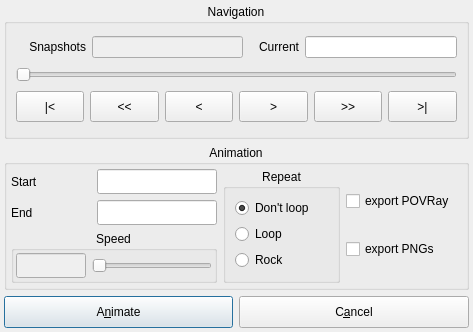
<ui version="4.0" >
 <class>SnapshotVisualisationDialogData</class>
 <widget class="QDialog" name="SnapshotVisualisationDialogData" >
  <property name="geometry" >
   <rect>
    <x>0</x>
    <y>0</y>
    <width>473</width>
    <height>332</height>
   </rect>
  </property>
  <property name="minimumSize" >
   <size>
    <width>0</width>
    <height>0</height>
   </size>
  </property>
  <property name="maximumSize" >
   <size>
    <width>3900</width>
    <height>3400</height>
   </size>
  </property>
  <property name="windowTitle" >
   <string>Snapshot Visualisation</string>
  </property>
  <layout class="QGridLayout" >
   <property name="margin" >
    <number>4</number>
   </property>
   <property name="spacing" >
    <number>6</number>
   </property>
   <item row="0" column="0" colspan="2" >
    <widget class="QGroupBox" name="sliderBox" >
     <property name="title" >
      <string>Navigation</string>
     </property>
     <property name="alignment" >
      <set>Qt::AlignHCenter</set>
     </property>
     <layout class="QGridLayout" >
      <property name="margin" >
       <number>9</number>
      </property>
      <property name="spacing" >
       <number>6</number>
      </property>
      <item row="2" column="0" colspan="4" >
       <layout class="QHBoxLayout" >
        <property name="margin" >
         <number>0</number>
        </property>
        <property name="spacing" >
         <number>6</number>
        </property>
        <item>
         <widget class="QPushButton" name="firstSnapshotButton" >
          <property name="sizePolicy" >
           <sizepolicy>
            <hsizetype>7</hsizetype>
            <vsizetype>0</vsizetype>
            <horstretch>0</horstretch>
            <verstretch>0</verstretch>
           </sizepolicy>
          </property>
          <property name="minimumSize" >
           <size>
            <width>21</width>
            <height>31</height>
           </size>
          </property>
          <property name="toolTip" >
           <string>First snapshot</string>
          </property>
          <property name="text" >
           <string>|&lt;</string>
          </property>
         </widget>
        </item>
        <item>
         <widget class="QPushButton" name="tenBackwardButton" >
          <property name="sizePolicy" >
           <sizepolicy>
            <hsizetype>7</hsizetype>
            <vsizetype>0</vsizetype>
            <horstretch>0</horstretch>
            <verstretch>0</verstretch>
           </sizepolicy>
          </property>
          <property name="minimumSize" >
           <size>
            <width>21</width>
            <height>31</height>
           </size>
          </property>
          <property name="text" >
           <string>&lt;&lt;</string>
          </property>
         </widget>
        </item>
        <item>
         <widget class="QPushButton" name="oneBackwardButton" >
          <property name="sizePolicy" >
           <sizepolicy>
            <hsizetype>7</hsizetype>
            <vsizetype>0</vsizetype>
            <horstretch>0</horstretch>
            <verstretch>0</verstretch>
           </sizepolicy>
          </property>
          <property name="minimumSize" >
           <size>
            <width>21</width>
            <height>31</height>
           </size>
          </property>
          <property name="toolTip" >
           <string>One snapshot backwards</string>
          </property>
          <property name="text" >
           <string>&lt;</string>
          </property>
         </widget>
        </item>
        <item>
         <widget class="QPushButton" name="oneForwardButton" >
          <property name="sizePolicy" >
           <sizepolicy>
            <hsizetype>7</hsizetype>
            <vsizetype>0</vsizetype>
            <horstretch>0</horstretch>
            <verstretch>0</verstretch>
           </sizepolicy>
          </property>
          <property name="minimumSize" >
           <size>
            <width>21</width>
            <height>31</height>
           </size>
          </property>
          <property name="toolTip" >
           <string>One snapshot further</string>
          </property>
          <property name="text" >
           <string>></string>
          </property>
         </widget>
        </item>
        <item>
         <widget class="QPushButton" name="tenForwardButton" >
          <property name="sizePolicy" >
           <sizepolicy>
            <hsizetype>7</hsizetype>
            <vsizetype>0</vsizetype>
            <horstretch>0</horstretch>
            <verstretch>0</verstretch>
           </sizepolicy>
          </property>
          <property name="minimumSize" >
           <size>
            <width>21</width>
            <height>31</height>
           </size>
          </property>
          <property name="text" >
           <string>>></string>
          </property>
         </widget>
        </item>
        <item>
         <widget class="QPushButton" name="lastSnapshotButton" >
          <property name="sizePolicy" >
           <sizepolicy>
            <hsizetype>7</hsizetype>
            <vsizetype>0</vsizetype>
            <horstretch>0</horstretch>
            <verstretch>0</verstretch>
           </sizepolicy>
          </property>
          <property name="minimumSize" >
           <size>
            <width>21</width>
            <height>31</height>
           </size>
          </property>
          <property name="toolTip" >
           <string>Last snapshot</string>
          </property>
          <property name="text" >
           <string>>|</string>
          </property>
         </widget>
        </item>
       </layout>
      </item>
      <item row="0" column="2" >
       <widget class="QLabel" name="TextLabel2_2" >
        <property name="minimumSize" >
         <size>
          <width>50</width>
          <height>0</height>
         </size>
        </property>
        <property name="text" >
         <string>Current</string>
        </property>
        <property name="alignment" >
         <set>Qt::AlignRight|Qt::AlignTrailing|Qt::AlignVCenter</set>
        </property>
       </widget>
      </item>
      <item row="1" column="0" colspan="4" >
       <widget class="QSlider" name="snapShotSlider" >
        <property name="minimumSize" >
         <size>
          <width>360</width>
          <height>0</height>
         </size>
        </property>
        <property name="cursor" >
         <cursor>0</cursor>
        </property>
        <property name="minimum" >
         <number>1</number>
        </property>
        <property name="pageStep" >
         <number>5</number>
        </property>
        <property name="orientation" >
         <enum>Qt::Horizontal</enum>
        </property>
        <property name="tickInterval" >
         <number>20</number>
        </property>
       </widget>
      </item>
      <item row="0" column="0" >
       <widget class="QLabel" name="TextLabel2" >
        <property name="minimumSize" >
         <size>
          <width>70</width>
          <height>0</height>
         </size>
        </property>
        <property name="text" >
         <string>Snapshots</string>
        </property>
        <property name="alignment" >
         <set>Qt::AlignRight|Qt::AlignTrailing|Qt::AlignVCenter</set>
        </property>
       </widget>
      </item>
      <item row="0" column="1" >
       <widget class="QLineEdit" name="numberOfSnapshots" >
        <property name="enabled" >
         <bool>false</bool>
        </property>
        <property name="minimumSize" >
         <size>
          <width>90</width>
          <height>0</height>
         </size>
        </property>
        <property name="readOnly" >
         <bool>true</bool>
        </property>
       </widget>
      </item>
      <item row="0" column="3" >
       <widget class="QLineEdit" name="currentSnapshot" >
        <property name="enabled" >
         <bool>true</bool>
        </property>
        <property name="minimumSize" >
         <size>
          <width>90</width>
          <height>0</height>
         </size>
        </property>
        <property name="readOnly" >
         <bool>true</bool>
        </property>
       </widget>
      </item>
     </layout>
    </widget>
   </item>
   <item row="2" column="1" >
    <widget class="QPushButton" name="cancelButton" >
     <property name="minimumSize" >
      <size>
       <width>180</width>
       <height>32</height>
      </size>
     </property>
     <property name="toolTip" >
      <string>Close window</string>
     </property>
     <property name="text" >
      <string>C&amp;ancel</string>
     </property>
     <property name="shortcut" >
      <string>Alt+A</string>
     </property>
    </widget>
   </item>
   <item row="2" column="0" >
    <widget class="QPushButton" name="animateButton" >
     <property name="minimumSize" >
      <size>
       <width>180</width>
       <height>32</height>
      </size>
     </property>
     <property name="toolTip" >
      <string>Play snapshots </string>
     </property>
     <property name="text" >
      <string>A&amp;nimate</string>
     </property>
     <property name="shortcut" >
      <string>Alt+N</string>
     </property>
     <property name="default" >
      <bool>true</bool>
     </property>
    </widget>
   </item>
   <item row="1" column="0" colspan="2" >
    <widget class="QGroupBox" name="groupBox2" >
     <property name="title" >
      <string>Animation</string>
     </property>
     <property name="alignment" >
      <set>Qt::AlignHCenter</set>
     </property>
     <layout class="QGridLayout" >
      <property name="margin" >
       <number>4</number>
      </property>
      <property name="spacing" >
       <number>6</number>
      </property>
      <item row="0" column="1" >
       <widget class="QGroupBox" name="groupBox10" >
        <property name="title" >
         <string>Repeat</string>
        </property>
        <property name="alignment" >
         <set>Qt::AlignHCenter</set>
        </property>
        <layout class="QGridLayout" >
         <property name="margin" >
          <number>9</number>
         </property>
         <property name="spacing" >
          <number>6</number>
         </property>
         <item row="2" column="0" >
          <widget class="QRadioButton" name="rockLoopButton" >
           <property name="enabled" >
            <bool>true</bool>
           </property>
           <property name="text" >
            <string>Rock</string>
           </property>
          </widget>
         </item>
         <item row="1" column="0" >
          <widget class="QRadioButton" name="forwardLoopButton" >
           <property name="enabled" >
            <bool>true</bool>
           </property>
           <property name="text" >
            <string>Loop</string>
           </property>
           <property name="checked" >
            <bool>false</bool>
           </property>
          </widget>
         </item>
         <item row="0" column="0" >
          <widget class="QRadioButton" name="noLoopButton" >
           <property name="text" >
            <string>Don't loop</string>
           </property>
           <property name="checked" >
            <bool>true</bool>
           </property>
          </widget>
         </item>
        </layout>
       </widget>
      </item>
      <item row="0" column="0" >
       <layout class="QGridLayout" >
        <property name="margin" >
         <number>0</number>
        </property>
        <property name="spacing" >
         <number>6</number>
        </property>
        <item row="0" column="0" >
         <widget class="QLabel" name="TextLabel2_3" >
          <property name="minimumSize" >
           <size>
            <width>80</width>
            <height>0</height>
           </size>
          </property>
          <property name="maximumSize" >
           <size>
            <width>80</width>
            <height>32767</height>
           </size>
          </property>
          <property name="text" >
           <string>Start</string>
          </property>
         </widget>
        </item>
        <item row="1" column="1" >
         <widget class="QLineEdit" name="endSnapshot" >
          <property name="minimumSize" >
           <size>
            <width>120</width>
            <height>25</height>
           </size>
          </property>
          <property name="maximumSize" >
           <size>
            <width>100</width>
            <height>32767</height>
           </size>
          </property>
         </widget>
        </item>
        <item row="1" column="0" >
         <widget class="QLabel" name="TextLabel2_4" >
          <property name="minimumSize" >
           <size>
            <width>80</width>
            <height>0</height>
           </size>
          </property>
          <property name="maximumSize" >
           <size>
            <width>80</width>
            <height>32767</height>
           </size>
          </property>
          <property name="text" >
           <string>End</string>
          </property>
         </widget>
        </item>
        <item row="0" column="1" >
         <widget class="QLineEdit" name="startSnapshot" >
          <property name="minimumSize" >
           <size>
            <width>120</width>
            <height>25</height>
           </size>
          </property>
          <property name="maximumSize" >
           <size>
            <width>100</width>
            <height>32767</height>
           </size>
          </property>
         </widget>
        </item>
        <item row="2" column="0" colspan="2" >
         <widget class="QGroupBox" name="groupBox4" >
          <property name="title" >
           <string>Speed</string>
          </property>
          <property name="alignment" >
           <set>Qt::AlignHCenter</set>
          </property>
          <layout class="QGridLayout" >
           <property name="margin" >
            <number>2</number>
           </property>
           <property name="spacing" >
            <number>6</number>
           </property>
           <item row="0" column="0" >
            <widget class="QLineEdit" name="animationSpeedLineEdit" >
             <property name="enabled" >
              <bool>false</bool>
             </property>
             <property name="maximumSize" >
              <size>
               <width>80</width>
               <height>32767</height>
              </size>
             </property>
             <property name="palette" >
              <palette>
               <active>
                <colorrole role="WindowText" >
                 <brush brushstyle="SolidPattern" >
                  <color alpha="255" >
                   <red>0</red>
                   <green>0</green>
                   <blue>0</blue>
                  </color>
                 </brush>
                </colorrole>
                <colorrole role="Button" >
                 <brush brushstyle="SolidPattern" >
                  <color alpha="255" >
                   <red>221</red>
                   <green>223</green>
                   <blue>228</blue>
                  </color>
                 </brush>
                </colorrole>
                <colorrole role="Light" >
                 <brush brushstyle="SolidPattern" >
                  <color alpha="255" >
                   <red>255</red>
                   <green>255</green>
                   <blue>255</blue>
                  </color>
                 </brush>
                </colorrole>
                <colorrole role="Midlight" >
                 <brush brushstyle="SolidPattern" >
                  <color alpha="255" >
                   <red>255</red>
                   <green>255</green>
                   <blue>255</blue>
                  </color>
                 </brush>
                </colorrole>
                <colorrole role="Dark" >
                 <brush brushstyle="SolidPattern" >
                  <color alpha="255" >
                   <red>85</red>
                   <green>85</green>
                   <blue>85</blue>
                  </color>
                 </brush>
                </colorrole>
                <colorrole role="Mid" >
                 <brush brushstyle="SolidPattern" >
                  <color alpha="255" >
                   <red>199</red>
                   <green>199</green>
                   <blue>199</blue>
                  </color>
                 </brush>
                </colorrole>
                <colorrole role="Text" >
                 <brush brushstyle="SolidPattern" >
                  <color alpha="255" >
                   <red>0</red>
                   <green>0</green>
                   <blue>0</blue>
                  </color>
                 </brush>
                </colorrole>
                <colorrole role="BrightText" >
                 <brush brushstyle="SolidPattern" >
                  <color alpha="255" >
                   <red>255</red>
                   <green>255</green>
                   <blue>255</blue>
                  </color>
                 </brush>
                </colorrole>
                <colorrole role="ButtonText" >
                 <brush brushstyle="SolidPattern" >
                  <color alpha="255" >
                   <red>0</red>
                   <green>0</green>
                   <blue>0</blue>
                  </color>
                 </brush>
                </colorrole>
                <colorrole role="Base" >
                 <brush brushstyle="SolidPattern" >
                  <color alpha="255" >
                   <red>255</red>
                   <green>255</green>
                   <blue>255</blue>
                  </color>
                 </brush>
                </colorrole>
                <colorrole role="Window" >
                 <brush brushstyle="SolidPattern" >
                  <color alpha="255" >
                   <red>239</red>
                   <green>239</green>
                   <blue>239</blue>
                  </color>
                 </brush>
                </colorrole>
                <colorrole role="Shadow" >
                 <brush brushstyle="SolidPattern" >
                  <color alpha="255" >
                   <red>0</red>
                   <green>0</green>
                   <blue>0</blue>
                  </color>
                 </brush>
                </colorrole>
                <colorrole role="Highlight" >
                 <brush brushstyle="SolidPattern" >
                  <color alpha="255" >
                   <red>103</red>
                   <green>141</green>
                   <blue>178</blue>
                  </color>
                 </brush>
                </colorrole>
                <colorrole role="HighlightedText" >
                 <brush brushstyle="SolidPattern" >
                  <color alpha="255" >
                   <red>255</red>
                   <green>255</green>
                   <blue>255</blue>
                  </color>
                 </brush>
                </colorrole>
                <colorrole role="Link" >
                 <brush brushstyle="SolidPattern" >
                  <color alpha="255" >
                   <red>0</red>
                   <green>0</green>
                   <blue>238</blue>
                  </color>
                 </brush>
                </colorrole>
                <colorrole role="LinkVisited" >
                 <brush brushstyle="SolidPattern" >
                  <color alpha="255" >
                   <red>82</red>
                   <green>24</green>
                   <blue>139</blue>
                  </color>
                 </brush>
                </colorrole>
                <colorrole role="AlternateBase" >
                 <brush brushstyle="SolidPattern" >
                  <color alpha="255" >
                   <red>232</red>
                   <green>232</green>
                   <blue>232</blue>
                  </color>
                 </brush>
                </colorrole>
               </active>
               <inactive>
                <colorrole role="WindowText" >
                 <brush brushstyle="SolidPattern" >
                  <color alpha="255" >
                   <red>0</red>
                   <green>0</green>
                   <blue>0</blue>
                  </color>
                 </brush>
                </colorrole>
                <colorrole role="Button" >
                 <brush brushstyle="SolidPattern" >
                  <color alpha="255" >
                   <red>221</red>
                   <green>223</green>
                   <blue>228</blue>
                  </color>
                 </brush>
                </colorrole>
                <colorrole role="Light" >
                 <brush brushstyle="SolidPattern" >
                  <color alpha="255" >
                   <red>255</red>
                   <green>255</green>
                   <blue>255</blue>
                  </color>
                 </brush>
                </colorrole>
                <colorrole role="Midlight" >
                 <brush brushstyle="SolidPattern" >
                  <color alpha="255" >
                   <red>255</red>
                   <green>255</green>
                   <blue>255</blue>
                  </color>
                 </brush>
                </colorrole>
                <colorrole role="Dark" >
                 <brush brushstyle="SolidPattern" >
                  <color alpha="255" >
                   <red>85</red>
                   <green>85</green>
                   <blue>85</blue>
                  </color>
                 </brush>
                </colorrole>
                <colorrole role="Mid" >
                 <brush brushstyle="SolidPattern" >
                  <color alpha="255" >
                   <red>199</red>
                   <green>199</green>
                   <blue>199</blue>
                  </color>
                 </brush>
                </colorrole>
                <colorrole role="Text" >
                 <brush brushstyle="SolidPattern" >
                  <color alpha="255" >
                   <red>0</red>
                   <green>0</green>
                   <blue>0</blue>
                  </color>
                 </brush>
                </colorrole>
                <colorrole role="BrightText" >
                 <brush brushstyle="SolidPattern" >
                  <color alpha="255" >
                   <red>255</red>
                   <green>255</green>
                   <blue>255</blue>
                  </color>
                 </brush>
                </colorrole>
                <colorrole role="ButtonText" >
                 <brush brushstyle="SolidPattern" >
                  <color alpha="255" >
                   <red>0</red>
                   <green>0</green>
                   <blue>0</blue>
                  </color>
                 </brush>
                </colorrole>
                <colorrole role="Base" >
                 <brush brushstyle="SolidPattern" >
                  <color alpha="255" >
                   <red>255</red>
                   <green>255</green>
                   <blue>255</blue>
                  </color>
                 </brush>
                </colorrole>
                <colorrole role="Window" >
                 <brush brushstyle="SolidPattern" >
                  <color alpha="255" >
                   <red>239</red>
                   <green>239</green>
                   <blue>239</blue>
                  </color>
                 </brush>
                </colorrole>
                <colorrole role="Shadow" >
                 <brush brushstyle="SolidPattern" >
                  <color alpha="255" >
                   <red>0</red>
                   <green>0</green>
                   <blue>0</blue>
                  </color>
                 </brush>
                </colorrole>
                <colorrole role="Highlight" >
                 <brush brushstyle="SolidPattern" >
                  <color alpha="255" >
                   <red>103</red>
                   <green>141</green>
                   <blue>178</blue>
                  </color>
                 </brush>
                </colorrole>
                <colorrole role="HighlightedText" >
                 <brush brushstyle="SolidPattern" >
                  <color alpha="255" >
                   <red>255</red>
                   <green>255</green>
                   <blue>255</blue>
                  </color>
                 </brush>
                </colorrole>
                <colorrole role="Link" >
                 <brush brushstyle="SolidPattern" >
                  <color alpha="255" >
                   <red>0</red>
                   <green>0</green>
                   <blue>238</blue>
                  </color>
                 </brush>
                </colorrole>
                <colorrole role="LinkVisited" >
                 <brush brushstyle="SolidPattern" >
                  <color alpha="255" >
                   <red>82</red>
                   <green>24</green>
                   <blue>139</blue>
                  </color>
                 </brush>
                </colorrole>
                <colorrole role="AlternateBase" >
                 <brush brushstyle="SolidPattern" >
                  <color alpha="255" >
                   <red>232</red>
                   <green>232</green>
                   <blue>232</blue>
                  </color>
                 </brush>
                </colorrole>
               </inactive>
               <disabled>
                <colorrole role="WindowText" >
                 <brush brushstyle="SolidPattern" >
                  <color alpha="255" >
                   <red>128</red>
                   <green>128</green>
                   <blue>128</blue>
                  </color>
                 </brush>
                </colorrole>
                <colorrole role="Button" >
                 <brush brushstyle="SolidPattern" >
                  <color alpha="255" >
                   <red>221</red>
                   <green>223</green>
                   <blue>228</blue>
                  </color>
                 </brush>
                </colorrole>
                <colorrole role="Light" >
                 <brush brushstyle="SolidPattern" >
                  <color alpha="255" >
                   <red>255</red>
                   <green>255</green>
                   <blue>255</blue>
                  </color>
                 </brush>
                </colorrole>
                <colorrole role="Midlight" >
                 <brush brushstyle="SolidPattern" >
                  <color alpha="255" >
                   <red>255</red>
                   <green>255</green>
                   <blue>255</blue>
                  </color>
                 </brush>
                </colorrole>
                <colorrole role="Dark" >
                 <brush brushstyle="SolidPattern" >
                  <color alpha="255" >
                   <red>85</red>
                   <green>85</green>
                   <blue>85</blue>
                  </color>
                 </brush>
                </colorrole>
                <colorrole role="Mid" >
                 <brush brushstyle="SolidPattern" >
                  <color alpha="255" >
                   <red>199</red>
                   <green>199</green>
                   <blue>199</blue>
                  </color>
                 </brush>
                </colorrole>
                <colorrole role="Text" >
                 <brush brushstyle="SolidPattern" >
                  <color alpha="255" >
                   <red>199</red>
                   <green>199</green>
                   <blue>199</blue>
                  </color>
                 </brush>
                </colorrole>
                <colorrole role="BrightText" >
                 <brush brushstyle="SolidPattern" >
                  <color alpha="255" >
                   <red>255</red>
                   <green>255</green>
                   <blue>255</blue>
                  </color>
                 </brush>
                </colorrole>
                <colorrole role="ButtonText" >
                 <brush brushstyle="SolidPattern" >
                  <color alpha="255" >
                   <red>128</red>
                   <green>128</green>
                   <blue>128</blue>
                  </color>
                 </brush>
                </colorrole>
                <colorrole role="Base" >
                 <brush brushstyle="SolidPattern" >
                  <color alpha="255" >
                   <red>239</red>
                   <green>239</green>
                   <blue>239</blue>
                  </color>
                 </brush>
                </colorrole>
                <colorrole role="Window" >
                 <brush brushstyle="SolidPattern" >
                  <color alpha="255" >
                   <red>239</red>
                   <green>239</green>
                   <blue>239</blue>
                  </color>
                 </brush>
                </colorrole>
                <colorrole role="Shadow" >
                 <brush brushstyle="SolidPattern" >
                  <color alpha="255" >
                   <red>0</red>
                   <green>0</green>
                   <blue>0</blue>
                  </color>
                 </brush>
                </colorrole>
                <colorrole role="Highlight" >
                 <brush brushstyle="SolidPattern" >
                  <color alpha="255" >
                   <red>86</red>
                   <green>117</green>
                   <blue>148</blue>
                  </color>
                 </brush>
                </colorrole>
                <colorrole role="HighlightedText" >
                 <brush brushstyle="SolidPattern" >
                  <color alpha="255" >
                   <red>255</red>
                   <green>255</green>
                   <blue>255</blue>
                  </color>
                 </brush>
                </colorrole>
                <colorrole role="Link" >
                 <brush brushstyle="SolidPattern" >
                  <color alpha="255" >
                   <red>0</red>
                   <green>0</green>
                   <blue>238</blue>
                  </color>
                 </brush>
                </colorrole>
                <colorrole role="LinkVisited" >
                 <brush brushstyle="SolidPattern" >
                  <color alpha="255" >
                   <red>82</red>
                   <green>24</green>
                   <blue>139</blue>
                  </color>
                 </brush>
                </colorrole>
                <colorrole role="AlternateBase" >
                 <brush brushstyle="SolidPattern" >
                  <color alpha="255" >
                   <red>232</red>
                   <green>232</green>
                   <blue>232</blue>
                  </color>
                 </brush>
                </colorrole>
               </disabled>
              </palette>
             </property>
             <property name="font" >
              <font>
               <family>Sans Serif</family>
               <pointsize>9</pointsize>
               <weight>75</weight>
               <italic>false</italic>
               <bold>true</bold>
               <underline>false</underline>
               <strikeout>false</strikeout>
              </font>
             </property>
            </widget>
           </item>
           <item row="0" column="1" >
            <widget class="QSlider" name="animationSpeedSlider" >
             <property name="minimumSize" >
              <size>
               <width>120</width>
               <height>0</height>
              </size>
             </property>
             <property name="maximumSize" >
              <size>
               <width>120</width>
               <height>32767</height>
              </size>
             </property>
             <property name="cursor" >
              <cursor>6</cursor>
             </property>
             <property name="toolTip" >
              <string>Select animation speed</string>
             </property>
             <property name="minimum" >
              <number>1</number>
             </property>
             <property name="maximum" >
              <number>10</number>
             </property>
             <property name="pageStep" >
              <number>1</number>
             </property>
             <property name="orientation" >
              <enum>Qt::Horizontal</enum>
             </property>
             <property name="tickInterval" >
              <number>1</number>
             </property>
            </widget>
           </item>
          </layout>
         </widget>
        </item>
       </layout>
      </item>
      <item row="0" column="2" >
       <layout class="QVBoxLayout" >
        <property name="margin" >
         <number>0</number>
        </property>
        <property name="spacing" >
         <number>6</number>
        </property>
        <item>
         <widget class="QCheckBox" name="export_POV" >
          <property name="minimumSize" >
           <size>
            <width>110</width>
            <height>0</height>
           </size>
          </property>
          <property name="toolTip" >
           <string>Export one PNG image for each Snapshot.</string>
          </property>
          <property name="whatsThis" >
           <string>Export one PNG image for each Snapshot.</string>
          </property>
          <property name="text" >
           <string>export POVRay</string>
          </property>
         </widget>
        </item>
        <item>
         <widget class="QCheckBox" name="export_PNG" >
          <property name="minimumSize" >
           <size>
            <width>110</width>
            <height>0</height>
           </size>
          </property>
          <property name="toolTip" >
           <string>Export one PNG image for each Snapshot.</string>
          </property>
          <property name="whatsThis" >
           <string>Export one PNG image for each Snapshot.</string>
          </property>
          <property name="text" >
           <string>export PNGs</string>
          </property>
         </widget>
        </item>
       </layout>
      </item>
     </layout>
    </widget>
   </item>
  </layout>
 </widget>
 <layoutdefault spacing="6" margin="11" />
 <tabstops>
  <tabstop>snapShotSlider</tabstop>
  <tabstop>currentSnapshot</tabstop>
  <tabstop>firstSnapshotButton</tabstop>
  <tabstop>tenBackwardButton</tabstop>
  <tabstop>oneBackwardButton</tabstop>
  <tabstop>oneForwardButton</tabstop>
  <tabstop>tenForwardButton</tabstop>
  <tabstop>lastSnapshotButton</tabstop>
  <tabstop>startSnapshot</tabstop>
  <tabstop>endSnapshot</tabstop>
  <tabstop>animationSpeedLineEdit</tabstop>
  <tabstop>animationSpeedSlider</tabstop>
  <tabstop>noLoopButton</tabstop>
  <tabstop>forwardLoopButton</tabstop>
  <tabstop>rockLoopButton</tabstop>
  <tabstop>export_POV</tabstop>
  <tabstop>export_PNG</tabstop>
  <tabstop>animateButton</tabstop>
  <tabstop>cancelButton</tabstop>
  <tabstop>numberOfSnapshots</tabstop>
 </tabstops>
 <includes>
  <include location="global" >BALL_core/COMMON/global.h</include>
 </includes>
 <resources/>
 <connections/>
</ui>
